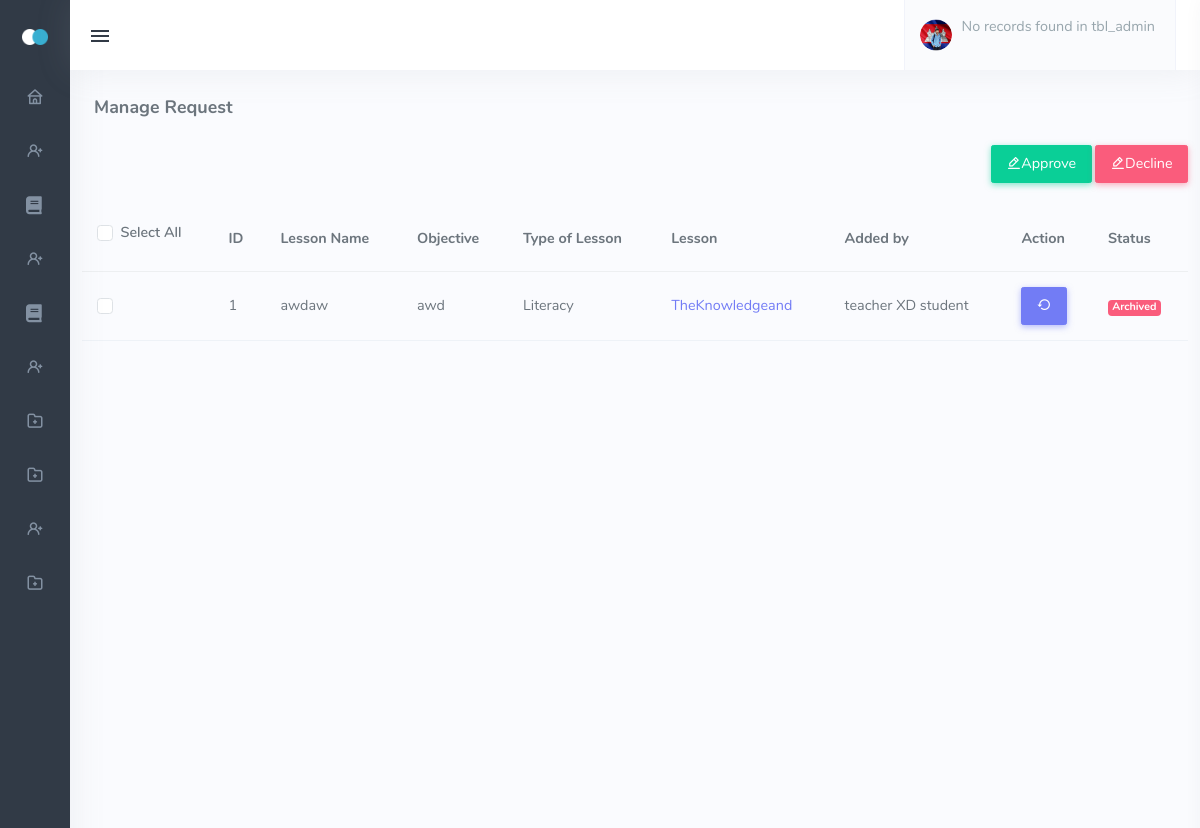
Page /admin_archive_lessons.php (signed in) on the committed database.
### tables this page shows
CREATE TABLE `tbl_lesson` (
  `lesson_id` int(11) NOT NULL,
  `name` varchar(244) NOT NULL,
  `objective` text NOT NULL,
  `type` varchar(244) NOT NULL,
  `lesson_files_id` int(11) NOT NULL,
  `added_by` int(11) NOT NULL
);

CREATE TABLE `tbl_lesson_files` (
  `lesson_files_id` int(11) NOT NULL,
  `lesson` text NOT NULL,
  `added_by` int(11) NOT NULL,
  `status` int(11) NOT NULL
);

CREATE TABLE `tbl_userinfo` (
  `user_id` int(11) NOT NULL,
  `firstname` varchar(244) NOT NULL,
  `middlename` varchar(244) NOT NULL,
  `lastname` varchar(244) NOT NULL,
  `birthday` date NOT NULL,
  `gender` varchar(244) NOT NULL
);

### admin_archive_lessons.php (the view, shortened to what this page needs)
<!DOCTYPE html>
<html lang="en" class="menuitem-active"><head>
    <link href="assets/css/icons.min.css" rel="stylesheet" type="text/css">
    <link href="assets/css/app.min.css" rel="stylesheet" type="text/css" id="light-style">
    <link href="assets/css/app-dark.min.css" rel="stylesheet" type="text/css" id="dark-style" disabled="disabled">
    <link rel="stylesheet" href="https://cdnjs.cloudflare.com/ajax/libs/font-awesome/5.15.3/css/all.min.css">
    <link href="assets/css/vendor/quill.core.css" rel="stylesheet" type="text/css" />
    <link href="assets/css/vendor/quill.snow.css" rel="stylesheet" type="text/css" />
</head>
<body class="show" data-layout-config="{&quot;leftSideBarTheme&quot;:&quot;dark&quot;,&quot;layoutBoxed&quot;:false, &quot;leftSidebarCondensed&quot;:false, &quot;leftSidebarScrollable&quot;:false,&quot;darkMode&quot;:false, &quot;showRightSidebarOnStart&quot;: false}" data-leftbar-theme="dark" data-leftbar-compact-mode="condensed" style="visibility: visible;">
    <div class="wrapper">
        <div class="leftside-menu menuitem-active">
            <a href="index.html" class="logo text-center logo-light">
                <span class="logo-sm">
                    <img src="assets/images/logo_sm.png" alt="" height="16">
                </span>
            </a>
            <div class="h-100 show" id="leftside-menu-container" data-simplebar="init"><div class="simplebar-wrapper" style="margin: 0px;"><div class="simplebar-height-auto-observer-wrapper"><div class="simplebar-height-auto-observer"></div></div><div class="simplebar-mask"><div class="simplebar-offset" style="right: 0px; bottom: 0px;"><div class="simplebar-content-wrapper" style="height: 100%; overflow: hidden;"><div class="simplebar-content" style="padding: 0px;">
                <ul class="side-nav">
<li class="side-nav-item">
    <a href="admin_dashboard.php" class="side-nav-link">
        <i class="uil-home"></i>
    </a>
</li>
<li class="side-nav-item">
    <a data-bs-toggle="collapse" href="#sidebarDashboards" aria-expanded="false"
        aria-controls="sidebarDashboards" class="side-nav-link collapsed">
        <i class="uil-user-plus"></i>
    </a>
</li>
<li class="side-nav-item">
    <a href="admin_manage_lesson.php" class="side-nav-link">
        <i class="fa fa-book"></i>
    </a>
</li>
<li class="side-nav-item">
    <a data-bs-toggle="collapse" href="#sidebarDashboardsLessons" aria-expanded="false" aria-controls="sidebarDashboards" class="side-nav-link collapsed">
        <i class="uil-user-plus"></i>
    </a>
</li>
<li class="side-nav-item">
    <a href="admin_quiz.php" class="side-nav-link">
        <i class="fa fa-book"></i>
    </a>
</li>
<li class="side-nav-item">
    <a href="admin_assign_lesson_to_teacher.php " class="side-nav-link">
        <i class="uil-user-plus"></i>
    </a>
</li>
<li class="side-nav-item">
    <a data-bs-toggle="collapse" href="#sidebarclass" aria-expanded="false"
        aria-controls="sidebarclass" class="side-nav-link">
        <i class="uil-folder-plus"></i>
    </a>
</li>
<li class="side-nav-item">
    <a data-bs-toggle="collapse" href="#sidebarArea" aria-expanded="false"
        aria-controls="sidebarArea" class="side-nav-link">
        <i class="uil-folder-plus"></i>
    </a>
</li>
<li class="side-nav-item">
    <a href="#" class="side-nav-link">
        <i class="uil-user-plus"></i>
    </a>
</li>
<li class="side-nav-item">
    <a data-bs-toggle="collapse" href="#sidebarEmail" aria-expanded="false"
        aria-controls="sidebarEmail" class="side-nav-link">
        <i class="uil-folder-plus"></i>
    </a>
</li>
</ul>
            </div></div></div></div><div class="simplebar-placeholder" style="width: 70px; height: 1150px;"></div></div></div>
        </div>
        <div class="content-page">
            <div class="content">
                    <div class="navbar-custom">
                    <ul class="list-unstyled topbar-menu float-end mb-0">
                        <li class="dropdown notification-list">
                            <a class="nav-link dropdown-toggle nav-user arrow-none me-0" data-bs-toggle="dropdown"
                                href="#" role="button" aria-haspopup="false" aria-expanded="false">
                                <span class="account-user-avatar">
                                    <img src="assets/images/users/avatar-1.jpg" alt="user-image" class="rounded-circle">
                                </span>
                                <span>
                                <?php
                                    include 'dbcon.php';
                                    if (isset($_SESSION['user_id'])) {
                                        $user_id = $_SESSION['user_id'];
                                        $sql = "SELECT tbl_userinfo.user_id, tbl_userinfo.firstname, tbl_userinfo.middlename, tbl_userinfo.lastname, tbl_user_level.level
                                                FROM tbl_admin
                                                JOIN tbl_userinfo ON tbl_admin.user_id = tbl_userinfo.user_id
                                                JOIN tbl_user_level ON tbl_admin.level_id = tbl_user_level.level_id
                                                WHERE tbl_user_level.level = 'ADMIN' AND tbl_userinfo.user_id = '$user_id'
                                                LIMIT 1;";
                                        $result = mysqli_query($conn, $sql);
                                        if ($result && mysqli_num_rows($result) > 0) {
                                            $row = mysqli_fetch_assoc($result);
                                        } else {
                                            echo "No records found in tbl_admin";
                                        }
                                    } else {
                                        echo "No user ID provided";
                                    }
                                    ?>
                                    </span>
                            </a>
                        </li>
                    </ul>
                    <button class="button-menu-mobile open-left">
                        <i class="mdi mdi-menu"></i>
                    </button>
                </div>
                 <div class="container-fluid">
                    <div class="row">
                        <div class="col-12">
                            <div class="page-title-box">
                                <h4 class="page-title">Manage Request</h4>
                            </div>
                        </div>
                    </div>
                </div>
            </div>
            <table id="basic-datatable" class="table table-centered mb-0">
              <div class="row mb-2">
                <div class="col-sm-12">
                    <div class="text-sm-end">
                      <a href="javascript:void(0);">
                       <button type="button"class="btn btn-success mb-2"><i class="uil-edit-alt"></i>Approve</button>
                    </a>
                    <a href="javascript:void(0);">
                    <button type="button" class="btn btn-danger mb-2"><i class="uil-edit-alt"></i>Decline</button>
                    </a>
                    </div>
                </div>
            </div>
            </div>
                <thead>
                    <tr>
                        <th class="">
                            <div class="form-check form-checkbox-success mb-2">
                                <input type="checkbox" class="form-check-input" id="customCheckAll">
                                <label class="form-check-label" for="customCheckAll">Select All</label>
                            </div>
                        </th>
                        <th>ID</th>
                        <th>Lesson Name</th>
                        <th>Objective</th>
                        <th>Type of Lesson</th>
                        <th>Lesson</th>
                        <th>Added by</th>
                        <th>Action</th>
                        <th>Status</th>
                    </tr>
                </thead>
                <tbody>
                    <?php
                    include 'dbcon.php';
                    $sql = "SELECT tbl_lesson.lesson_id, tbl_lesson.name, tbl_lesson.objective, tbl_lesson.type, tbl_lesson.added_by,
                    tbl_lesson_files.lesson, tbl_lesson_files.status, tbl_userinfo.firstname, tbl_userinfo.middlename, tbl_userinfo.lastname
                    FROM tbl_lesson
                    JOIN tbl_userinfo ON tbl_lesson.added_by = tbl_userinfo.user_id
                    JOIN tbl_lesson_files ON tbl_lesson.added_by = tbl_lesson_files.added_by
                    WHERE tbl_lesson.added_by = tbl_lesson_files.added_by AND tbl_lesson_files.status IN (3, 0)";
                    $result = mysqli_query($conn, $sql);
                    if ($result && mysqli_num_rows($result) > 0) {
                        while ($row = mysqli_fetch_assoc($result)) {
                            ?>
                                                    <tr>
                            <td>
                                <div class="form-check form-checkbox-success">
                                    <input type="checkbox" class="form-check-input customCheckbox" id="customCheckcolor2">
                                </div>
                            </td>
                            <td><?php echo $row['lesson_id']; ?></td>
                            <td><?php echo $row['name']; ?></td>
                            <td><?php echo $row['objective']; ?></td>
                            <td><?php echo $row['type']; ?></td>
                            <td><a href="teachers/lessons/<?php echo $row['lesson']; ?>" target="_blank"><?php echo substr($row['lesson'], 0, 15); ?></a></td>
                            <td><?php echo $row['firstname'] . ' ' . $row['middlename'] . ' ' . $row['lastname']; ?></td>
                            <td>
                            <a href="admin_lesson_unarchive.php?lesson=<?php echo $row['lesson'] ?>" class="accept">
                                <button type="button" class="btn btn-primary"><i class="mdi mdi-restore"></i> </button>
                            </a>
                            </td>
                            <td>
                                <?php
                                if ($row['status'] == 3) {
                                    echo '<span class="badge bg-danger">Archived</span>';
                                } elseif($row['status'] == 0) {
                                    echo '<span class="badge bg-danger">Deleted</span>';
                                }
                                 else {
                                    echo "<tr><td colspan='6'>No records found</td></tr>";
                                }
                                ?>
                            </td>
                        </tr>
                        <?php
                            }
                        } else {
                            echo "<tr><td colspan='6'>No records found</td></tr>";
                        }
                        ?>
                </tbody>
</body></html>

### rows in the picture
tbl_lesson: lesson_id "1", name "awdaw", objective "awd", type "Literacy", tbl_lesson_files.lesson "TheKnowledgeand", added_by.firstname "teacher", added_by.middlename "XD", added_by.lastname "student"
